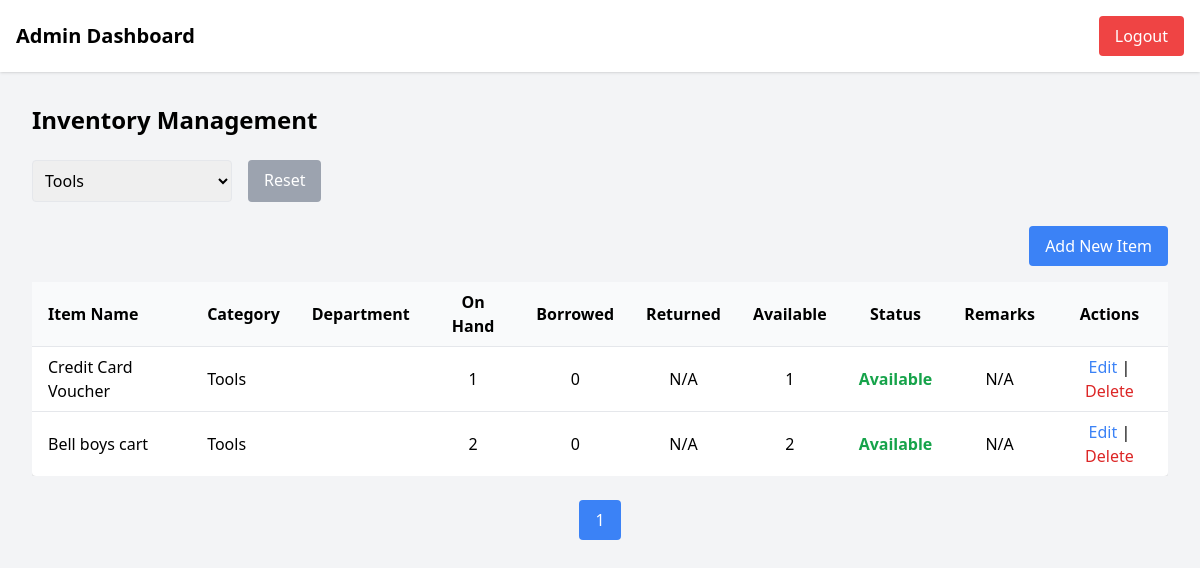
The app's page /dashboard/admin_requests.php?category=Tools (signed in) with its own data.
### tables this page shows
CREATE TABLE `items` (
  `id` int(11) NOT NULL,
  `name` varchar(255) DEFAULT NULL,
  `category` varchar(255) DEFAULT NULL,
  `quantity` int(11) DEFAULT NULL,
  `available_quantity` int(11) DEFAULT NULL,
  `description` text DEFAULT NULL,
  `department` varchar(255) DEFAULT NULL,
  `created_at` timestamp NOT NULL DEFAULT current_timestamp(),
  `borrowed_quantity` int(11) DEFAULT 0,
  `borrowed` int(11) DEFAULT 0,
  `returned` int(11) DEFAULT 0,
  `remarks` text DEFAULT NULL
);

### dashboard/admin_requests.php (the view, shortened to what this page needs)
<?php
require_once "../config/database.php";
$items = [];
$categories = [];
$pages = 1;
$limit = 10;
$category_filter = isset($_GET['category']) ? $_GET['category'] : "";
$page = isset($_GET['page']) ? (int)$_GET['page'] : 1;
$start = ($page - 1) * $limit;
try {
    $query = "SELECT id, name, category, department, quantity, borrowed, (quantity - borrowed) AS available_quantity, remarks FROM items";
    $params = [];
    if (!empty($category_filter)) {
        $query .= " WHERE category = ?";
        $params[] = $category_filter;
    }
    $query .= " ORDER BY id DESC LIMIT ?, ?";
    $stmt = $conn->prepare($query);
    foreach ($params as $index => $param) {
        $stmt->bindValue($index + 1, $param);
    }
    $stmt->bindValue(count($params) + 1, $start, PDO::PARAM_INT);
    $stmt->bindValue(count($params) + 2, $limit, PDO::PARAM_INT);
    $stmt->execute();
    $items = $stmt->fetchAll(PDO::FETCH_ASSOC);
    $countQuery = "SELECT COUNT(*) FROM items";
    if (!empty($category_filter)) {
        $countQuery .= " WHERE category = ?";
    }
    $countStmt = $conn->prepare($countQuery);
    if (!empty($category_filter)) {
        $countStmt->execute([$category_filter]);
    } else {
        $countStmt->execute();
    }
    $total = $countStmt->fetchColumn();
    $pages = ceil($total / $limit);
    $categoryStmt = $conn->query("SELECT DISTINCT category FROM items");
    $categories = $categoryStmt->fetchAll(PDO::FETCH_COLUMN);
} catch (PDOException $e) {
    $_SESSION['error'] = "Failed to load items: " . $e->getMessage();
    error_log("Database Error: " . $e->getMessage());
}
?>
<!DOCTYPE html>
<html lang="en">
<head>
  <script src="https://cdn.tailwindcss.com"></script>
</head>
<body class="bg-gray-100 min-h-screen">
<nav class="bg-white p-4 shadow flex justify-between items-center">
    <h1 class="text-xl font-bold">Admin Dashboard</h1>
    <a href="../logout.php" class="bg-red-500 text-white px-4 py-2 rounded">Logout</a>
</nav>
<div class="p-8">
    <h2 class="text-2xl font-bold mb-6">Inventory Management</h2>
    <form method="GET" class="mb-6 flex space-x-4">
        <select name="category" onchange="this.form.submit()" class="border p-2 rounded">
            <?php foreach ($categories as $category): ?>
                <option value="<?= htmlspecialchars($category) ?>" <?= $category_filter == $category ? 'selected' : '' ?>>
                    <?= htmlspecialchars($category) ?>
                </option>
            <?php endforeach; ?>
        </select>
        <?php if (!empty($category_filter)): ?>
            <a href="admin_requests.php" class="px-4 py-2 bg-gray-400 text-white rounded hover:bg-gray-500">Reset</a>
        <?php endif; ?>
    </form>
    <div class="flex justify-end mb-4">
        <a href="../items/add_item.php" class="bg-blue-500 text-white px-4 py-2 rounded hover:bg-blue-600">
            Add New Item
        </a>
    </div>
    <div class="overflow-x-auto">
        <table class="min-w-full bg-white shadow rounded">
            <thead class="bg-gray-50">
                <tr>
                    <th class="px-4 py-2 text-left">Item Name</th>
                    <th class="px-4 py-2 text-left">Category</th>
                    <th class="px-4 py-2 text-left">Department</th>
                    <th class="px-4 py-2 text-center">On Hand</th>
                    <th class="px-4 py-2 text-center">Borrowed</th>
                    <th class="px-4 py-2 text-center">Returned</th>
                    <th class="px-4 py-2 text-center">Available</th>
                    <th class="px-4 py-2 text-center">Status</th>
                    <th class="px-4 py-2 text-center">Remarks</th>
                    <th class="px-4 py-2 text-center">Actions</th>
                </tr>
            </thead>
            <tbody>
                <?php if (count($items) > 0): ?>
                    <?php foreach ($items as $item): ?>
                        <tr class="border-t">
                            <td class="px-4 py-2"><?= htmlspecialchars($item['name']) ?></td>
                            <td class="px-4 py-2"><?= htmlspecialchars($item['category']) ?></td>
                            <td class="px-4 py-2"><?= htmlspecialchars($item['department']) ?></td>
                            <td class="px-4 py-2 text-center"><?= isset($item['quantity']) ? htmlspecialchars($item['quantity']) : 'N/A' ?></td>
                            <td class="px-4 py-2 text-center"><?= isset($item['borrowed']) ? htmlspecialchars($item['borrowed']) : 'N/A' ?></td>
                            <td class="px-4 py-2 text-center"><?= isset($item['returned']) ? htmlspecialchars($item['returned']) : 'N/A' ?></td>
                            <td class="px-4 py-2 text-center"><?= isset($item['available_quantity']) ? htmlspecialchars($item['available_quantity']) : 'N/A' ?></td>
                            <td class="px-4 py-2 text-center">
                                <?php
                                    if (isset($item['available_quantity']) && $item['available_quantity'] > 0) {
                                        echo "<span class='text-green-600 font-semibold'>Available</span>";
                                    } else {
                                        echo "<span class='text-red-600 font-semibold'>Not Available</span>";
                                    }
                                ?>
                            </td>
                            <td class="px-4 py-2 text-center"><?= htmlspecialchars($item['remarks'] ?? 'N/A') ?></td>
                            <td class="px-4 py-2 text-center">
                                <a href="../items/edit_item.php?id=<?= $item['id'] ?>" class="text-blue-500 hover:underline">Edit</a> |
                                <a href="admin_requests.php?action=delete&id=<?= $item['id'] ?>"
                               class="text-red-600 hover:text-red-900"
                               onclick="return confirm('Are you sure you want to delete <?= htmlspecialchars($item['name']) ?>?');">
                               Delete
                            </a>
                            </td>
                        </tr>
                    <?php endforeach; ?>
                <?php else: ?>
                    <tr>
                        <td colspan="10" class="text-center py-4 text-gray-500">No items found.</td>
                    </tr>
                <?php endif; ?>
            </tbody>
        </table>
    </div>
    <div class="mt-6 flex justify-center">
        <?php for ($i = 1; $i <= $pages; $i++): ?>
            <a href="?page=<?= $i ?>&category=<?= urlencode($category_filter) ?>"
               class="px-4 py-2 mx-1 rounded <?= $i === $page ? 'bg-blue-500 text-white' : 'bg-white text-blue-500 border'; ?>">
               <?= $i ?>
            </a>
        <?php endfor; ?>
    </div>
</div>
</body>
</html>

### records on screen
items: name "Credit Card Voucher", category "Tools", quantity "1", borrowed "0", available_quantity "1", remarks "N/A"
items: name "Bell boys cart", category "Tools", quantity "2", borrowed "0", available_quantity "2", remarks "N/A"

### other values on screen
form field category "Tools"
